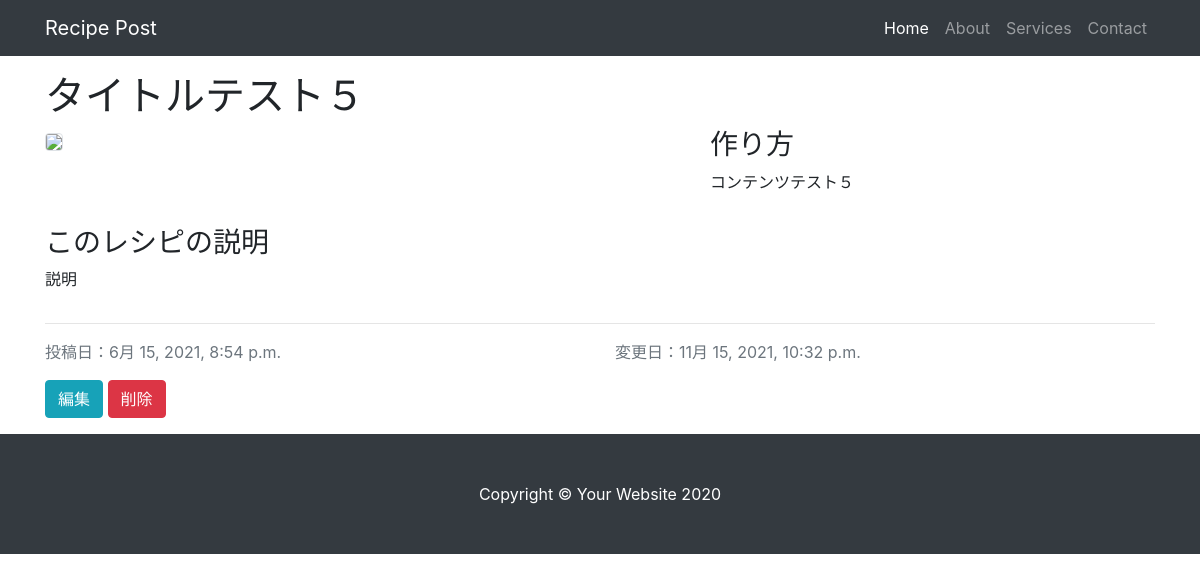
The app's page /recipe/5, older data.
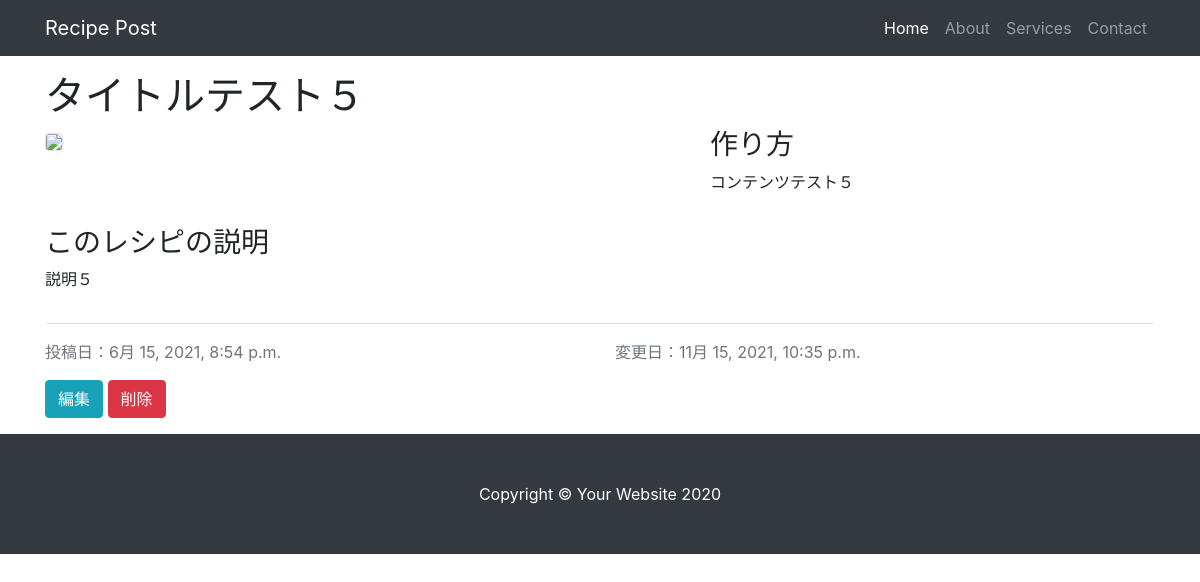
The same page, newer data.
### recipe/models.py (models this page shows, shortened)
class Recipe(models.Model):
    title = models.CharField(verbose_name="タイトル", max_length=200)
    content = models.TextField(verbose_name="内容")
    description = models.TextField(blank=True, default="")
    image = models.ImageField(upload_to="images/uploaded/", default=None, null=True, blank=True)
    created = models.DateTimeField(auto_now_add=True)
    modified = models.DateTimeField(auto_now=True)
    class Meta:
        verbose_name = "レシピ"
        verbose_name_plural = "レシピ"

### recipe/views.py (the view)
# urls.py: path('<int:pk>', RecipeDetailView.as_view(), name="detail"),
class RecipeDetailView(DetailView):
  model = Recipe

### recipe/templates/recipe/recipe_detail.html
{% extends "base.html" %}
{% load static %}
{% block body %}
  <div class="row my-3">
    <div class="col-lg-12">
      <h1>{{recipe.title}}</h1>
    </div>
    <div class="col-lg-7">
      <img src="{% static 'images/01.jpeg' %}" width="640" class="img-fluid rounded border">
    </div>
    <div class="col-lg-5">
      <h3>作り方</h3>
      <p>{{recipe.content}}</p>
    </div>
  </div>
  <div class="row">
    <div class="col-lg-12">
      <h3>このレシピの説明</h3>
      <p>{{recipe.description}}</p>
    </div>
  </div>
  <hr>
  <div class="row">
    <div class="col">
      <p class="text-muted">投稿日：{{recipe.created}}</p>
    </div>
    <div class="col">
      <p class="text-muted">変更日：{{recipe.modified}}</p>
    </div>
  </div>
  <div class="row">
    <div class="col-lg-12">
      <a class="btn btn-info" href="{% url 'recipe:update' recipe.id %}">編集</a>
      <a class="btn btn-danger" href="{% url 'recipe:delete' recipe.id %}">削除</a>
    </div>
  </div>
{% endblock %}

### lib/templates/base.html (shortened to what this page needs)
{% load static %}
<!DOCTYPE html>
<html lang="ja">
<head>
  <link href="{% static 'vendor/bootstrap/css/bootstrap.min.css' %}" rel="stylesheet">
  <link href="{% static 'css/small-business.css' %}" rel="stylesheet">
</head>
<body>
  <nav class="navbar navbar-expand-lg navbar-dark bg-dark fixed-top">
    <div class="container">
      <a class="navbar-brand" href="#">Recipe Post</a>
      <div class="collapse navbar-collapse" id="navbarResponsive">
        <ul class="navbar-nav ml-auto">
          <li class="nav-item active">
            <a class="nav-link" href="#">Home
            </a>
          </li>
          <li class="nav-item">
            <a class="nav-link" href="#">About</a>
          </li>
          <li class="nav-item">
            <a class="nav-link" href="#">Services</a>
          </li>
          <li class="nav-item">
            <a class="nav-link" href="#">Contact</a>
          </li>
        </ul>
      </div>
    </div>
  </nav>
  <div class="container">
    {% block body %}
    {% endblock %}
  </div>
  <footer class="py-5 bg-dark mt-3">
    <div class="container">
      <p class="m-0 text-center text-white">Copyright &copy; Your Website 2020</p>
    </div>
  </footer>
</body>
</html>

### assets/css/small-business.css (style rules this page uses)
body { padding-top: 56px; }

Row changes from the older to the newer data that the page shows:
changed Recipe "タイトルテスト５": description "説明" → "説明５"; modified "11月 15, 2021, 10:32 p.m." → "11月 15, 2021, 10:35 p.m."
